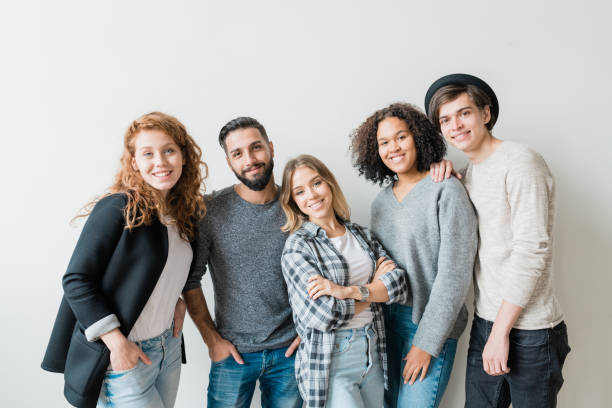
#> input picture people.jpg, 612 x 408 px
$ python script.py
#> lines starting #> are read from the running program, lines starting #| are printed output that depends on the picture; after the words box and inside, x2 and y2 are one past the last pixel; in counts of white or black regions, pixels touching at a corner belong together
import cv2
import numpy as np

# Cargar imagen en color
NOMBRE_IMAGEN = "people.jpg"
imagen_color = cv2.imread(NOMBRE_IMAGEN)
#> imagen_color is the input picture: shape (408, 612, 3); mean B, G, R 169.9, 170.8, 170.5


if imagen_color is None:
    print("Erro: não foi possível carregar a imagem. Verifique o nome e a pasta.")
    raise SystemExit

#  Mostrar información de la imagen
altura, largura, canais = imagen_color.shape
#> altura = 408; largura = 612; canais = 3
tipo_dados = imagen_color.dtype
print(f"Dimensões da imagem: {largura} x {altura}")
#| Dimensões da imagem: 612 x 408
print(f"Número de canais: {canais}")
#| Número de canais: 3
print(f"Tipo de dados: {tipo_dados}")
#| Tipo de dados: uint8

# Convertir a escala de grises
imagen_gris = cv2.cvtColor(imagen_color, cv2.COLOR_BGR2GRAY)
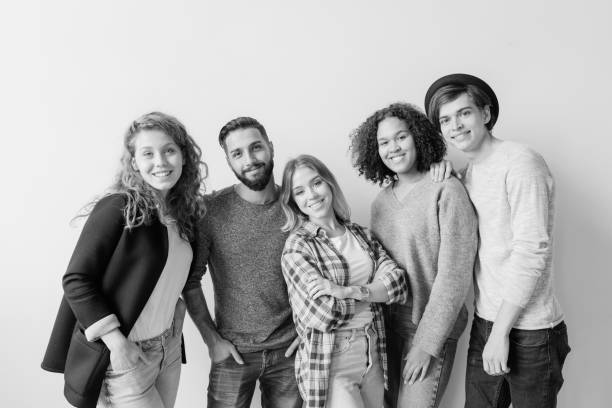
#> imagen_gris: shape (408, 612); min 0, max 252, mean 170.6

#Aplicar Canny para detección de bordes

imagen_bordes = cv2.Canny(imagen_gris, 100, 200)
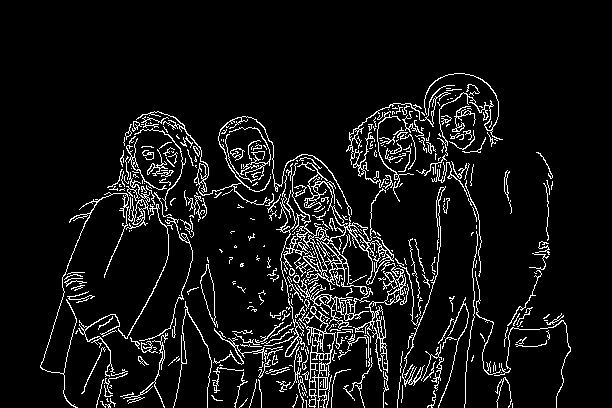
#> imagen_bordes: shape (408, 612); 7.5% white in thin lines or dots, all inside (x1, y1, x2, y2) = (40, 73, 571, 408)

# Detectar contornos externos y dibujarlos

contornos, jerarquia = cv2.findContours(imagen_bordes, cv2.RETR_EXTERNAL, cv2.CHAIN_APPROX_SIMPLE)
#> contornos = 415 contours, 375 with area under 20; largest, box (x1, y1, x2, y2) and area: (136, 111, 394, 296) 1698, (295, 306, 336, 408) 1029, (353, 262, 406, 373) 456, (200, 264, 218, 328) 432, (297, 278, 373, 329) 428; jerarquia = 415 rows, first 6: [1, -1, -1, -1], [2, 0, -1, -1], [3, 1, -1, -1], [4, 2, -1, -1], [5, 3, -1, -1], [6, 4, -1, -1]
imagen_contornos = imagen_color.copy()

cv2.drawContours(imagen_contornos, contornos, -1, (0, 255, 0), 2)
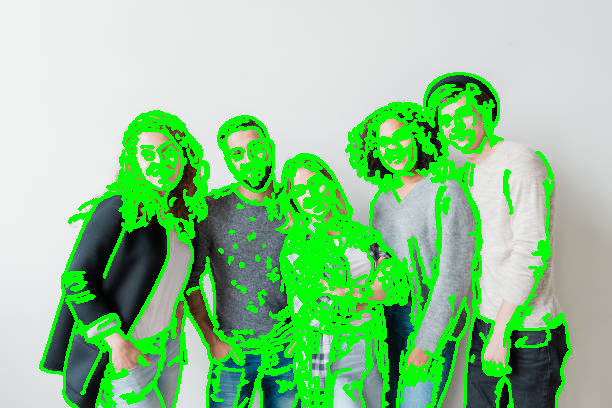
#> imagen_contornos: shape (408, 612, 3); mean B, G, R 144.3, 199.1, 143
print(f"Número de contornos encontrados: {len(contornos)}")
#| Número de contornos encontrados: 415

if len(contornos) > 0:

    contorno_mayor = max(contornos, key=cv2.contourArea)
#> contorno_mayor = contour of 2318 points, box (x1, y1, x2, y2) (136, 111, 394, 296), area 1698
    x, y, w, h = cv2.boundingRect(contorno_mayor)
#> x = 136; y = 111; w = 258; h = 185

    cv2.drawContours(imagen_contornos, [contorno_mayor], -1, (0, 0, 255), 3)
    cv2.rectangle(imagen_contornos, (x, y), (x + w, y + h), (0, 0, 255), 2)

    cv2.putText(imagen_contornos, "Maior contorno", (x, y - 10),
                cv2.FONT_HERSHEY_SIMPLEX, 0.7, (0, 0, 255), 2, cv2.LINE_AA)
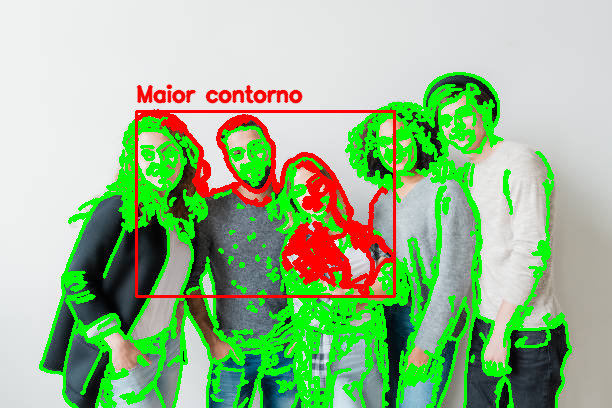
#> imagen_contornos: shape (408, 612, 3); mean B, G, R 141.4, 187, 153.2
else:
    print("Aviso: nenhum contorno encontrado.")

# Mostrar imágenes procesadas en ventanas
cv2.imshow("Imagem Original", imagen_color)
cv2.imshow("Escala de Cinza", imagen_gris)
cv2.imshow("Deteccao de Bordas (Canny)", imagen_bordes)
cv2.imshow("Contornos Detectados", imagen_contornos)
cv2.waitKey(0)
cv2.destroyAllWindows()

# Detección de rostros con Haar Cascade
# Cargar clasificador frontal por defecto incluido en OpenCV
clasificador_rostro = cv2.CascadeClassifier(cv2.data.haarcascades + "haarcascade_frontalface_default.xml")

# Detectar rostros sobre la imagen en gris
rostros = clasificador_rostro.detectMultiScale(
    imagen_gris,
    scaleFactor=1.1,
    minNeighbors=5,
    minSize=(30, 30)
)
#> rostros = [[369, 120, 50, 50], [128, 129, 59, 59], [432, 96, 52, 52], [218, 127, 60, 60]]

print(f"Rostos detectados: {len(rostros)}")
#| Rostos detectados: 4

# Dibujar rectángulos de rostros
imagen_rostros = imagen_color.copy()
for (x, y, w, h) in rostros:
    cv2.rectangle(imagen_rostros, (x, y), (x + w, y + h), (255, 0, 0), 2)
#> this loop made 4 passes
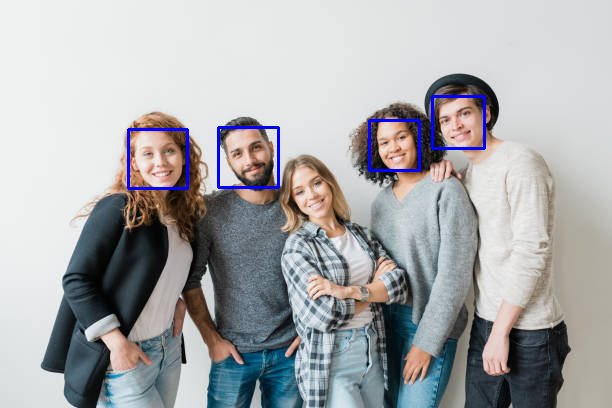
#> imagen_rostros: shape (408, 612, 3); 1.06% of pixels changed, all inside (x1, y1, x2, y2) = (127, 95, 486, 190)

# Mostrar detección de rostros
cv2.imshow("Rostos Detectados", imagen_rostros)
cv2.waitKey(0)
cv2.destroyAllWindows()
